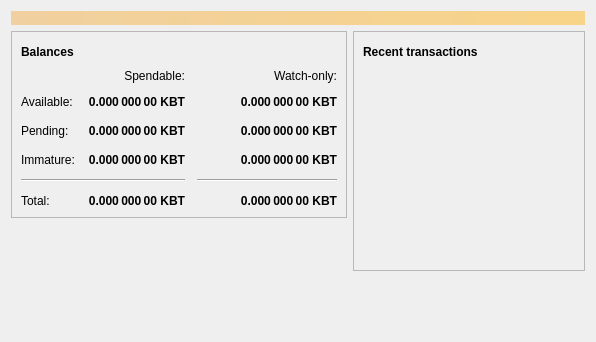
<?xml version="1.0" encoding="UTF-8"?>
<ui version="4.0">
 <class>OverviewPage</class>
 <widget class="QWidget" name="OverviewPage">
  <property name="geometry">
   <rect>
    <x>0</x>
    <y>0</y>
    <width>596</width>
    <height>342</height>
   </rect>
  </property>
  <property name="windowTitle">
   <string>Form</string>
  </property>
  <layout class="QVBoxLayout" name="topLayout">
   <item>
    <widget class="QLabel" name="labelAlerts">
     <property name="visible">
      <bool>false</bool>
     </property>
     <property name="styleSheet">
      <string notr="true">background-color: qlineargradient(x1: 0, y1: 0, x2: 1, y2: 0, stop:0 #F0D0A0, stop:1 #F8D488); color:#000000;</string>
     </property>
     <property name="wordWrap">
      <bool>true</bool>
     </property>
     <property name="margin">
      <number>3</number>
     </property>
    </widget>
   </item>
   <item>
    <layout class="QHBoxLayout" name="horizontalLayout" stretch="1,1">
     <item>
      <layout class="QVBoxLayout" name="verticalLayout_2">
       <item>
        <widget class="QFrame" name="frame">
         <property name="frameShape">
          <enum>QFrame::StyledPanel</enum>
         </property>
         <property name="frameShadow">
          <enum>QFrame::Raised</enum>
         </property>
         <layout class="QVBoxLayout" name="verticalLayout_4">
          <item>
           <layout class="QHBoxLayout" name="horizontalLayout_4">
            <item>
             <widget class="QLabel" name="label_5">
              <property name="font">
               <font>
                <weight>75</weight>
                <bold>true</bold>
               </font>
              </property>
              <property name="text">
               <string>Balances</string>
              </property>
             </widget>
            </item>
            <item>
             <widget class="QPushButton" name="labelWalletStatus">
              <property name="enabled">
               <bool>false</bool>
              </property>
              <property name="maximumSize">
               <size>
                <width>30</width>
                <height>16777215</height>
               </size>
              </property>
              <property name="toolTip">
               <string>The displayed information may be out of date. Your wallet automatically synchronizes with the Kakobit network after a connection is established, but this process has not completed yet.</string>
              </property>
              <property name="text">
               <string/>
              </property>
              <property name="icon">
               <iconset resource="../kakobit.qrc">
                <normaloff>:/icons/warning</normaloff>
                <disabledoff>:/icons/warning</disabledoff>:/icons/warning</iconset>
              </property>
              <property name="iconSize">
               <size>
                <width>24</width>
                <height>24</height>
               </size>
              </property>
              <property name="flat">
               <bool>true</bool>
              </property>
             </widget>
            </item>
            <item>
             <spacer name="horizontalSpacer_3">
              <property name="orientation">
               <enum>Qt::Horizontal</enum>
              </property>
              <property name="sizeHint" stdset="0">
               <size>
                <width>40</width>
                <height>20</height>
               </size>
              </property>
             </spacer>
            </item>
           </layout>
          </item>
          <item>
           <layout class="QGridLayout" name="gridLayout">
            <property name="spacing">
             <number>12</number>
            </property>
            <item row="2" column="2">
             <widget class="QLabel" name="labelWatchPending">
              <property name="font">
               <font>
                <weight>75</weight>
                <bold>true</bold>
               </font>
              </property>
              <property name="cursor">
               <cursorShape>IBeamCursor</cursorShape>
              </property>
              <property name="toolTip">
               <string>Unconfirmed transactions to watch-only addresses</string>
              </property>
              <property name="text">
               <string notr="true">0.000 000 00 KBT</string>
              </property>
              <property name="alignment">
               <set>Qt::AlignRight|Qt::AlignTrailing|Qt::AlignVCenter</set>
              </property>
              <property name="textInteractionFlags">
               <set>Qt::LinksAccessibleByMouse|Qt::TextSelectableByKeyboard|Qt::TextSelectableByMouse</set>
              </property>
             </widget>
            </item>
            <item row="2" column="1">
             <widget class="QLabel" name="labelUnconfirmed">
              <property name="font">
               <font>
                <weight>75</weight>
                <bold>true</bold>
               </font>
              </property>
              <property name="cursor">
               <cursorShape>IBeamCursor</cursorShape>
              </property>
              <property name="toolTip">
               <string>Total of transactions that have yet to be confirmed, and do not yet count toward the spendable balance</string>
              </property>
              <property name="text">
               <string notr="true">0.000 000 00 KBT</string>
              </property>
              <property name="alignment">
               <set>Qt::AlignRight|Qt::AlignTrailing|Qt::AlignVCenter</set>
              </property>
              <property name="textInteractionFlags">
               <set>Qt::LinksAccessibleByMouse|Qt::TextSelectableByKeyboard|Qt::TextSelectableByMouse</set>
              </property>
             </widget>
            </item>
            <item row="3" column="2">
             <widget class="QLabel" name="labelWatchImmature">
              <property name="font">
               <font>
                <weight>75</weight>
                <bold>true</bold>
               </font>
              </property>
              <property name="cursor">
               <cursorShape>IBeamCursor</cursorShape>
              </property>
              <property name="toolTip">
               <string>Mined balance in watch-only addresses that has not yet matured</string>
              </property>
              <property name="text">
               <string notr="true">0.000 000 00 KBT</string>
              </property>
              <property name="alignment">
               <set>Qt::AlignRight|Qt::AlignTrailing|Qt::AlignVCenter</set>
              </property>
              <property name="textInteractionFlags">
               <set>Qt::LinksAccessibleByMouse|Qt::TextSelectableByKeyboard|Qt::TextSelectableByMouse</set>
              </property>
             </widget>
            </item>
            <item row="4" column="0" colspan="2">
             <widget class="Line" name="line">
              <property name="orientation">
               <enum>Qt::Horizontal</enum>
              </property>
             </widget>
            </item>
            <item row="4" column="2">
             <widget class="Line" name="lineWatchBalance">
              <property name="sizePolicy">
               <sizepolicy hsizetype="Preferred" vsizetype="Fixed">
                <horstretch>0</horstretch>
                <verstretch>0</verstretch>
               </sizepolicy>
              </property>
              <property name="minimumSize">
               <size>
                <width>140</width>
                <height>0</height>
               </size>
              </property>
              <property name="orientation">
               <enum>Qt::Horizontal</enum>
              </property>
             </widget>
            </item>
            <item row="5" column="0">
             <widget class="QLabel" name="labelTotalText">
              <property name="text">
               <string>Total:</string>
              </property>
             </widget>
            </item>
            <item row="3" column="1">
             <widget class="QLabel" name="labelImmature">
              <property name="font">
               <font>
                <weight>75</weight>
                <bold>true</bold>
               </font>
              </property>
              <property name="cursor">
               <cursorShape>IBeamCursor</cursorShape>
              </property>
              <property name="toolTip">
               <string>Mined balance that has not yet matured</string>
              </property>
              <property name="text">
               <string notr="true">0.000 000 00 KBT</string>
              </property>
              <property name="alignment">
               <set>Qt::AlignRight|Qt::AlignTrailing|Qt::AlignVCenter</set>
              </property>
              <property name="textInteractionFlags">
               <set>Qt::LinksAccessibleByMouse|Qt::TextSelectableByKeyboard|Qt::TextSelectableByMouse</set>
              </property>
             </widget>
            </item>
            <item row="2" column="3">
             <spacer name="horizontalSpacer_2">
              <property name="orientation">
               <enum>Qt::Horizontal</enum>
              </property>
              <property name="sizeHint" stdset="0">
               <size>
                <width>40</width>
                <height>20</height>
               </size>
              </property>
             </spacer>
            </item>
            <item row="3" column="0">
             <widget class="QLabel" name="labelImmatureText">
              <property name="text">
               <string>Immature:</string>
              </property>
             </widget>
            </item>
            <item row="5" column="1">
             <widget class="QLabel" name="labelTotal">
              <property name="font">
               <font>
                <weight>75</weight>
                <bold>true</bold>
               </font>
              </property>
              <property name="cursor">
               <cursorShape>IBeamCursor</cursorShape>
              </property>
              <property name="toolTip">
               <string>Your current total balance</string>
              </property>
              <property name="text">
               <string notr="true">0.000 000 00 KBT</string>
              </property>
              <property name="alignment">
               <set>Qt::AlignRight|Qt::AlignTrailing|Qt::AlignVCenter</set>
              </property>
              <property name="textInteractionFlags">
               <set>Qt::LinksAccessibleByMouse|Qt::TextSelectableByKeyboard|Qt::TextSelectableByMouse</set>
              </property>
             </widget>
            </item>
            <item row="5" column="2">
             <widget class="QLabel" name="labelWatchTotal">
              <property name="font">
               <font>
                <weight>75</weight>
                <bold>true</bold>
               </font>
              </property>
              <property name="cursor">
               <cursorShape>IBeamCursor</cursorShape>
              </property>
              <property name="toolTip">
               <string>Current total balance in watch-only addresses</string>
              </property>
              <property name="text">
               <string notr="true">0.000 000 00 KBT</string>
              </property>
              <property name="alignment">
               <set>Qt::AlignRight|Qt::AlignTrailing|Qt::AlignVCenter</set>
              </property>
              <property name="textInteractionFlags">
               <set>Qt::LinksAccessibleByMouse|Qt::TextSelectableByKeyboard|Qt::TextSelectableByMouse</set>
              </property>
             </widget>
            </item>
            <item row="0" column="2">
             <widget class="QLabel" name="labelWatchonly">
              <property name="text">
               <string>Watch-only:</string>
              </property>
              <property name="alignment">
               <set>Qt::AlignRight|Qt::AlignTrailing|Qt::AlignVCenter</set>
              </property>
             </widget>
            </item>
            <item row="1" column="0">
             <widget class="QLabel" name="labelBalanceText">
              <property name="text">
               <string>Available:</string>
              </property>
             </widget>
            </item>
            <item row="1" column="1">
             <widget class="QLabel" name="labelBalance">
              <property name="font">
               <font>
                <weight>75</weight>
                <bold>true</bold>
               </font>
              </property>
              <property name="cursor">
               <cursorShape>IBeamCursor</cursorShape>
              </property>
              <property name="toolTip">
               <string>Your current spendable balance</string>
              </property>
              <property name="text">
               <string notr="true">0.000 000 00 KBT</string>
              </property>
              <property name="alignment">
               <set>Qt::AlignRight|Qt::AlignTrailing|Qt::AlignVCenter</set>
              </property>
              <property name="textInteractionFlags">
               <set>Qt::LinksAccessibleByMouse|Qt::TextSelectableByKeyboard|Qt::TextSelectableByMouse</set>
              </property>
             </widget>
            </item>
            <item row="1" column="2">
             <widget class="QLabel" name="labelWatchAvailable">
              <property name="font">
               <font>
                <weight>75</weight>
                <bold>true</bold>
               </font>
              </property>
              <property name="cursor">
               <cursorShape>IBeamCursor</cursorShape>
              </property>
              <property name="toolTip">
               <string>Your current balance in watch-only addresses</string>
              </property>
              <property name="text">
               <string notr="true">0.000 000 00 KBT</string>
              </property>
              <property name="alignment">
               <set>Qt::AlignRight|Qt::AlignTrailing|Qt::AlignVCenter</set>
              </property>
              <property name="textInteractionFlags">
               <set>Qt::LinksAccessibleByMouse|Qt::TextSelectableByKeyboard|Qt::TextSelectableByMouse</set>
              </property>
             </widget>
            </item>
            <item row="2" column="0">
             <widget class="QLabel" name="labelPendingText">
              <property name="text">
               <string>Pending:</string>
              </property>
             </widget>
            </item>
            <item row="0" column="1">
             <widget class="QLabel" name="labelSpendable">
              <property name="text">
               <string>Spendable:</string>
              </property>
              <property name="alignment">
               <set>Qt::AlignRight|Qt::AlignTrailing|Qt::AlignVCenter</set>
              </property>
             </widget>
            </item>
           </layout>
          </item>
         </layout>
        </widget>
       </item>
       <item>
        <spacer name="verticalSpacer">
         <property name="orientation">
          <enum>Qt::Vertical</enum>
         </property>
         <property name="sizeHint" stdset="0">
          <size>
           <width>20</width>
           <height>40</height>
          </size>
         </property>
        </spacer>
       </item>
      </layout>
     </item>
     <item>
      <layout class="QVBoxLayout" name="verticalLayout_3">
       <item>
        <widget class="QFrame" name="frame_2">
         <property name="frameShape">
          <enum>QFrame::StyledPanel</enum>
         </property>
         <property name="frameShadow">
          <enum>QFrame::Raised</enum>
         </property>
         <layout class="QVBoxLayout" name="verticalLayout">
          <item>
           <layout class="QHBoxLayout" name="horizontalLayout_2">
            <item>
             <widget class="QLabel" name="label_4">
              <property name="font">
               <font>
                <weight>75</weight>
                <bold>true</bold>
               </font>
              </property>
              <property name="text">
               <string>Recent transactions</string>
              </property>
             </widget>
            </item>
            <item>
             <widget class="QPushButton" name="labelTransactionsStatus">
              <property name="enabled">
               <bool>false</bool>
              </property>
              <property name="maximumSize">
               <size>
                <width>30</width>
                <height>16777215</height>
               </size>
              </property>
              <property name="toolTip">
               <string>The displayed information may be out of date. Your wallet automatically synchronizes with the Kakobit network after a connection is established, but this process has not completed yet.</string>
              </property>
              <property name="text">
               <string/>
              </property>
              <property name="icon">
               <iconset resource="../kakobit.qrc">
                <normaloff>:/icons/warning</normaloff>
                <disabledoff>:/icons/warning</disabledoff>:/icons/warning</iconset>
              </property>
              <property name="iconSize">
               <size>
                <width>24</width>
                <height>24</height>
               </size>
              </property>
              <property name="flat">
               <bool>true</bool>
              </property>
             </widget>
            </item>
            <item>
             <spacer name="horizontalSpacer">
              <property name="orientation">
               <enum>Qt::Horizontal</enum>
              </property>
              <property name="sizeHint" stdset="0">
               <size>
                <width>40</width>
                <height>20</height>
               </size>
              </property>
             </spacer>
            </item>
           </layout>
          </item>
          <item>
           <widget class="QListView" name="listTransactions">
            <property name="styleSheet">
             <string notr="true">QListView { background: transparent; }</string>
            </property>
            <property name="frameShape">
             <enum>QFrame::NoFrame</enum>
            </property>
            <property name="verticalScrollBarPolicy">
             <enum>Qt::ScrollBarAlwaysOff</enum>
            </property>
            <property name="horizontalScrollBarPolicy">
             <enum>Qt::ScrollBarAlwaysOff</enum>
            </property>
            <property name="selectionMode">
             <enum>QAbstractItemView::NoSelection</enum>
            </property>
           </widget>
          </item>
         </layout>
        </widget>
       </item>
       <item>
        <spacer name="verticalSpacer_2">
         <property name="orientation">
          <enum>Qt::Vertical</enum>
         </property>
         <property name="sizeHint" stdset="0">
          <size>
           <width>20</width>
           <height>40</height>
          </size>
         </property>
        </spacer>
       </item>
      </layout>
     </item>
    </layout>
   </item>
  </layout>
 </widget>
 <resources/>
 <connections/>
</ui>
